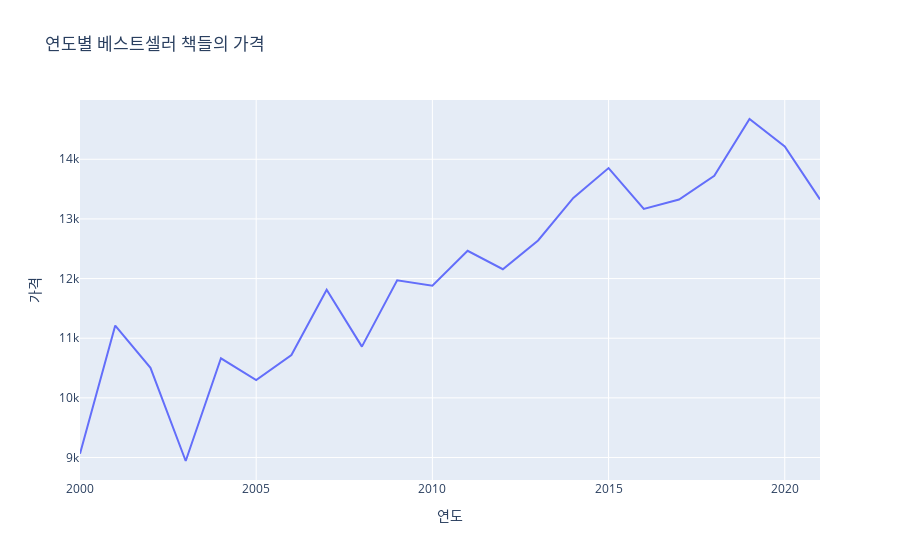

The cell this chart's notebook holds for it:
### Markdown cell above
도서 평균 판매가를 이용해서 도서 구매에 가격이 얼마나 영향을 미치는지 알고 싶은데 연도별 평균가격을 알수 없네요..
혹시 물가 상승률 그래프가 코어닷 투데이 어딘가에 있을까요? 있다면 가져와서 비교해보고 싶어요

### Code cell
grouped_df= df.groupby(by=["연도"], as_index=False).mean()
fig = px.line(grouped_df, x="연도", y="가격", title='연도별 베스트셀러 책들의 가격')
fig.show()

### Figure 1 — Plotly figure (JSON) as saved in the notebook; plotly's stock layout.template omitted (floating-point values rounded to 4 significant figures)
{"data": [{"hovertemplate": "연도=%{x}<br>가격=%{y}<extra></extra>", "legendgroup": "", "line": {"color": "#636efa", "dash": "solid"}, "marker": {"symbol": "circle"}, "mode": "lines", "name": "", "orientation": "v", "showlegend": false, "type": "scatter", "x": [2000, 2001, 2002, 2003, 2004, 2005, 2006, 2007, 2008, 2009, 2010, 2011, 2012, 2013, 2014, 2015, 2016, 2017, 2018, 2019, 2020, 2021], "xaxis": "x", "y": [9063, 11210.0, 10500.0, 8941.0, 10660.0, 10300.0, 10720.0, 11810.0, 10860.0, 11970.0, 11880.0, 12465, 12160.0, 12640.0, 13350.0, 13850.0, 13170.0, 13330.0, 13720.0, 14680.0, 14220.0, 13330.0], "yaxis": "y"}], "layout": {"legend": {"tracegroupgap": 0}, "title": {"text": "연도별 베스트셀러 책들의 가격"}, "xaxis": {"anchor": "y", "domain": [0, 1], "title": {"text": "연도"}}, "yaxis": {"anchor": "x", "domain": [0, 1], "title": {"text": "가격"}}}}
